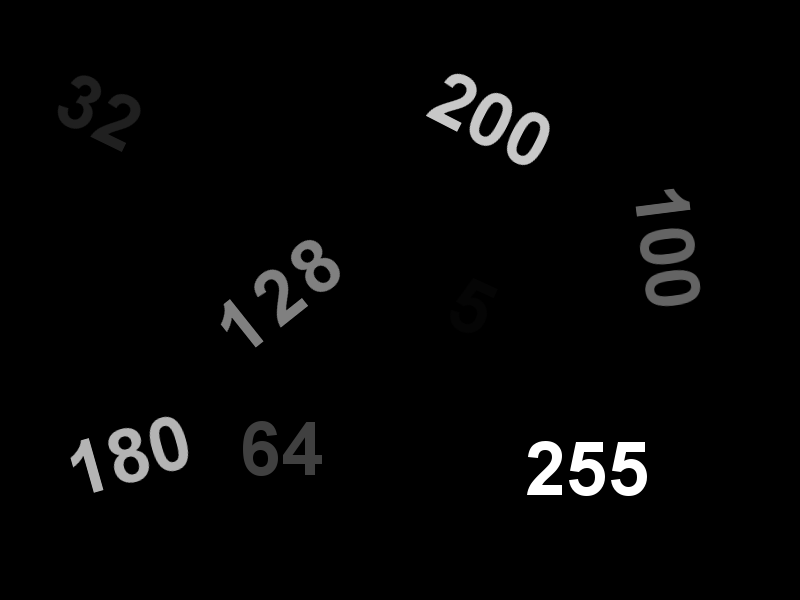
#> input picture Notebooks/Labs/images/threshold.png, 800 x 600 px, found by its file name
$ jupyter execute '06 - Thresholding.ipynb'   (shell and % lines are left out)
#> lines starting #> are read from the running program, lines starting #| are printed output that depends on the picture; after the words box and inside, x2 and y2 are one past the last pixel; in counts of white or black regions, pixels touching at a corner belong together; long printed decimals are rounded
# <font style = "color:rgb(50,120,229)">Thresholding</font>

In many computer vision tasks, we need to process a binary image.

A binary image consists of pixels that are either completely black ( pixel value 0 ) or completely white ( pixel value 255 ). It is easier to come up with algorithms which work on binary images. One of the easiest ways of creating Binary images from grayscale images is using **Thresholding**.

# <font style="color:rgb(50,120,229)">Import Libraries </font>

[cell 1]
import cv2, time
import numpy as np
import matplotlib.pyplot as plt

[cell 2]
import matplotlib
matplotlib.rcParams['figure.figsize'] = (6.0, 6.0)
matplotlib.rcParams['image.cmap'] = 'gray'

[cell 3]
from google.colab import drive
drive.mount('/content/drive')

# <font style="color:rgb(50,120,229)">Load Image and display </font>

[cell 4]
# Read an image in grayscale
DATA_PATH = '/content/drive/My Drive/Colab Notebooks/Computer Vision course/CV/images/'
imagePath = DATA_PATH + 'threshold.png'
src = cv2.imread(imagePath, cv2.IMREAD_GRAYSCALE)
#> src is the input picture: shape (600, 800); min 0, max 255, mean 6.1

plt.imshow(src)
# Set threshold and maximum value
thresh = 100
maxValue = 255

Till now we have looked at operations on image as a whole or a range of pixels.
Let us see how to do pixel wise operations on images using thresholding as an example.

# <font style="color:rgb(50,120,229)">Thresholding using for loops</font>

We have written a function which contains the code for Binary thresholding. The function takes three arguments which we discussed in the video. The output is a thresholded image.

We also compute the time taken by the thresholding operation using the time module.

[cell 5]
def thresholdUsingLoop(src, thresh, maxValue):
    # Create a output image
#> called with thresh = 100, maxValue = 255
    dst = src.copy()
    height,width = src.shape[:2]
#> height = 600; width = 800

    # Loop over rows
    for i in range(height):
        # Loop over columns
        for j in range(width):
            if src[i,j] > thresh:
                dst[i,j] = maxValue
            else:
                dst[i,j] = 0
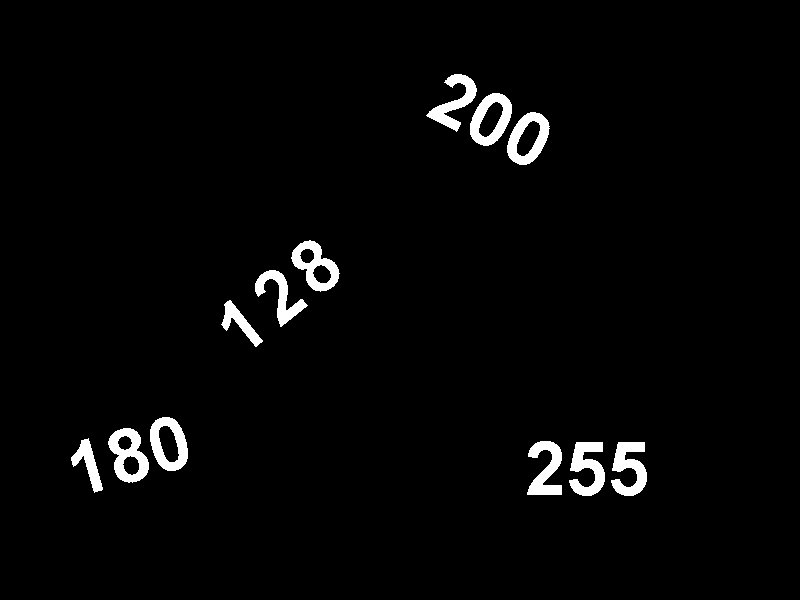
#> dst: shape (600, 800); 2.6% white; 12 white regions, largest, box (x1, y1, x2, y2) and area: (108, 428, 149, 483) 1191, (569, 442, 605, 496) 1139, (611, 442, 647, 496) 1139

    return dst

t = time.time()
dst = thresholdUsingLoop(src, thresh, maxValue)
print("Time taken = {} seconds".format(time.time() - t))

plt.figure(figsize=[15,15])
plt.subplot(121);plt.imshow(src);plt.title("Original Image");
plt.subplot(122);plt.imshow(dst);plt.title("Thresholded Image");
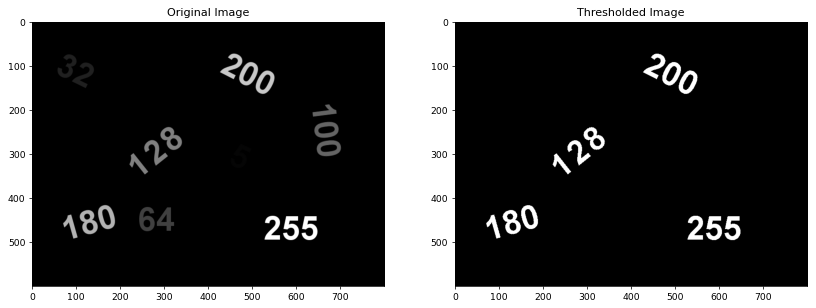
#> figure drawn by matplotlib, 2 panels

We can se that the output is as expected. But the time taken by the operation is huge. It should not take ~1 second to perform such a simple operation on an image.

We will see how to improve the execution time in the next unit using numpy operations.

# <font style="color:rgb(50,120,229)">Thresholding using Vectorized operations</font>
We have seen that the thresholding operation took a long time to execute. This is because we were using for loops which is a very inefficient way of handling arrays in python.

To make the code more efficient, We should use vectorized computation available in numpy. Specifically, we can compare the whole image with the threshold instead of comparing each pixel, thanks to Numpy. Please read about [**numpy array programming**](https://realpython.com/numpy-array-programming/).

[cell 6]
def thresholdUsingVectors(src, thresh, maxValue):
    # Create a black output image ( all zeros )
#> called with thresh = 100, maxValue = 255
    dst = np.zeros_like(src)

    # Find pixels which have values>threshold value
    thresholdedPixels = src>thresh

    # Assign those pixels maxValue
    dst[thresholdedPixels] = maxValue

    return dst

t = time.time()
dst = thresholdUsingVectors(src, thresh, maxValue)
print("Time taken = {} seconds".format(time.time() - t))

plt.figure(figsize=[15,15])
plt.subplot(121);plt.imshow(src);plt.title("Original Image");
plt.subplot(122);plt.imshow(dst);plt.title("Thresholded Image");

As you can see the code is much shorter and way more efficient than the one which uses for loops.

You might be wondering, whether you have to write every algorithm from scratch? The answer is 'NO' for most standard algorithms. OpenCV has many algorthms implemented in a very optimized way which one can use in their projects. Thresholding is one such example where we can simply use an OpenCV function and not worry about the implementation correctness and efficiency. We will see how to do it in the next unit.

# <font style="color:rgb(50,120,229)">Thresholding using OpenCV function</font>
We discussed about using loops and vector operations for performing thresholding in the previous units. Let us see how we can use the OpenCV function `cv2.threshold` to perform thresholding and then we'll also discuss whether we should use OpenCV functions or write our own functions.

### <font style="color:rgb(8,133,37)">Function Syntax </font>

[**cv2.threshold**](https://docs.opencv.org/4.1.0/d7/d1b/group__imgproc__misc.html#gae8a4a146d1ca78c626a53577199e9c57) has the following syntax :

`
retval, dst = cv.threshold(src, thresh, maxval, type[, dst])
`

Where,

Input:
- `src` is the input array ot image (multiple-channel, 8-bit or 32-bit floating point).
- `thresh` is the threshold value.
- `maxval` is the maximum value to use with the THRESH_BINARY and THRESH_BINARY_INV thresholding types.
- `type` is thethresholding type ( THRESH_BINARY, THRESH_BINARY_INV, etc )

Output:
- `dst` is the output array or image of the same size and type and the same number of channels as src.
- `retval`  is the threshold value if you use other thresholding types such as Otsu or Triangle

[cell 7]
t = time.time()
th, dst = cv2.threshold(src, thresh, maxValue, cv2.THRESH_BINARY)
#> th = 100
print("Time taken = {} seconds".format(time.time() - t))

plt.figure(figsize=[15,15])
plt.subplot(121);plt.imshow(src);plt.title("Original Image");
plt.subplot(122);plt.imshow(dst);plt.title("Thresholded Image");

## <font style="color:rgb(50,120,229)">Comparison of runtimes for OpenCV function vs our implementation </font>
Let us compare the three implementations we discussed so far for thresholding operation with respect to the execution time.

[cell 8]
time_opencv = 0
time_loops = 0
time_vector = 0
n_samples = 10
for i in range(n_samples):

    t = time.time()
    dst = thresholdUsingLoop(src, thresh, maxValue)
    time_loops += time.time() - t

    t = time.time()
    dst = thresholdUsingVectors(src, thresh, maxValue)
    time_vector += time.time() - t

    t = time.time()
    th, dst = cv2.threshold(src, thresh, maxValue, cv2.THRESH_BINARY)
    time_opencv += time.time() - t
#> after the loop, time_loops = 9.06; time_opencv = 0.00286; time_vector = 0.00571

print("Average time taken by For Loop Code = {} seconds".format(time_loops/n_samples))
#| Average time taken by For Loop Code = 0.9062 seconds
print("Average time taken by Vectorized Code = {} seconds".format(time_vector/n_samples))
#| Average time taken by Vectorized Code = 0.0005714 seconds
print("Average time taken by OpenCV Code = {} seconds".format(time_opencv/n_samples))
#| Average time taken by OpenCV Code = 0.0002858 seconds
